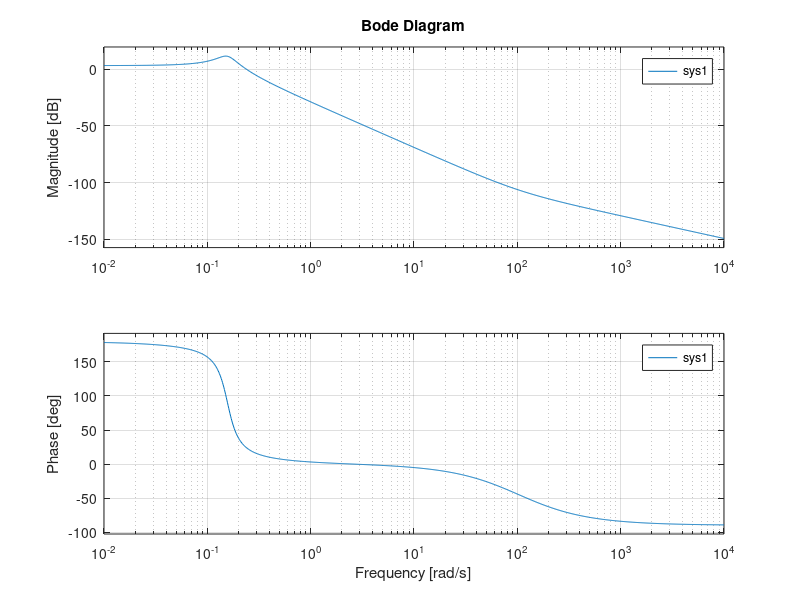

Here is the MATLAB script that generated this plot: (Note: this script raises an error after producing the figure.)

%%Indiviual work
%Title:Control System -Lateral control -Second Order System
%Author:Amit Kumar
%Ps No: 99003775
%Date:14/04/2021
%Version 1.0

%%Transfer function for On_off or Bang-bang,or Two-Step Controller=H(s)=(K/T.s+1)*e^-r.s
%Variable description for Control Transfer Function
%Where r for tau value k is gain and T is time constant
%The time constant is a measure of the capacitance of the system. The higher the time constant, 
%the longer it takes for the system to react to changing inputs or disturbances.
%In most of the control systems with feedback loop, the system can not respond instantly
%to any disturbance and it takes time (delay) until the controller output has any effect on
%the measured (plant) output. This time delay is know as dead time. 


%Implementations
%Ideal Equation
% Equation1 = m*V*(d(beta)/dt) + m*V_r = Y_beta * beta + Y_r * r + Y_delta * delta + F_ya + m*g*theta
% Equation2 = I_zz * ((dr)/(dt)) = N_beta *beta + N_r * r + N_delta *Delta - (c-a) * F_ya

%%
%Roots: 
%Roots for On-Off Controller is 
%pole=-1/T;
%Zero=-1/r;

%   System with V = 100m/s:
%       1) Zero = 103.1148
%       2) Pole = -0.0305+0.1538i, -0.0305-0.1538i 

% System with V = 50m/s:
%       1) Zero = 51.5401
%       2) Pole = -0.0440+0.1535i, -0.0440-0.1535i

%%Variable Description
%Variable Description
%m - Total Vehicle mass(kg)
%V - Magnitude of vehicle velocity (v)
%Y_delta - Control force derivative (Newton/rad)
%N_r - Yaw damping derivative (Newton-metre-s/rad)
%N_delta - Control Moment Derivative (Newton-metre/rad)
%r - Yaw velocity (rad/sec)
%Vr - Velocity of the rear tire (metre/sec)
%theta - Road side Slope (rad)
%g - Acceleration due to gravity (metre/s^2)
%c - Distance from front axle to aerodynamics side force (metre)
%a - Distance from mass center to front axle (metre)
%I_zz - Total vehicle yaw mass moment of inertia (kg-metre^2)
%Y-r - Lateral  force yaw coupling derivative (Newton-sec/rad)
%Y-beta - Damping in sideslip derivative (Newton/rad)
%beta - Vehicle side slip angle (rad)
%F_ya - Aerodynamics side force disturbance (Newton)
%N_beta - Directional stability derivative (Newton-metre/rad)

%%Math Analysis
%Independend: Time(t)
%Dependend:Vehicle side slip angle (Beta), Front Steer angle (Delta)
%Constant: Damping in Sideslip (Ybeta), Lateral Force/Yaw Coupling(Yr)
% Control Force (Ydelta), Directional Stability (Nbeta),
% Yaw Damping (Nr), Control Moment(Ndelta).

%%Plant Descripation
%Implementaions1
%This Plant is valid for any type of Vehicle
%The on-off control is the simplest form of a controller,
%which switches ON when the error is positive and switches OFF 
%when the error is zero or negative. An on-off controller doesn’t 
%have intermediate states but only fully ON or fully OFF states. 
%Due to the switching logic, an on-off controller is often called a bang-bang controller or a two-step controller.
clc;
K=0.8;
T=0.60;
r=3;
M=K*exp(-r);
D=T+1;
Ydelta = 2461;
m = 1775;
V = 100;
Nr = -67.06;
Ndelta = 2803.079;
Yr = 0.46384;
Izz = 1960;
Ybeta = -4772;
Nbeta = 46.38;
sys1 = tf([((M*(Ydelta)/(m*V))),M*(-((Nr*Ydelta)+(Ndelta*((m*V)-Yr))))/...
    (Izz*m*V)],[1*D,(-(Nr/Izz)-(Ybeta/(m*V)))*D,((Nr*Ybeta)+...
    (Nbeta*((m*V)-Yr)))*D/(Izz*m*V)])
figure(1);
subplot(2,2,1);
impulse(sys1);
title('Impulse Input for k');
subplot(2,2,2);
step(sys1);
title('Step Input for k');
subplot(2,2,3);
[z,p,k]=tf2zp([((M*(Ydelta)/(m*V))),M*(-((Nr*Ydelta)+(Ndelta*((m*V)-Yr))))/...
    (Izz*m*V)],[1*D,(-(Nr/Izz)-(Ybeta/(m*V)))*D,((Nr*Ybeta)+...
    (Nbeta*((m*V)-Yr)))*D/(Izz*m*V)])
pzmap(sys1)
subplot(2,2,4);
bode(sys1)
hold on;
S = stepinfo(sys1)


V1 = 50;

sys2 = tf([((M*(Ydelta)/(m*V1))),M*(-((Nr*Ydelta)+(Ndelta*((m*V1)-Yr))))/...
    (Izz*m*V1)],[1*D,(-(Nr/Izz)-(Ybeta/(m*V1)))*D,((Nr*Ybeta)+...
    (Nbeta*((m*V1)-Yr)))*D/(Izz*m*V1)])

figure(2);
subplot(2,2,1);
impulse(sys2);
title('Impulse Input for k');
subplot(2,2,2);
step(sys2);
title('Step Input for k');
subplot(2,2,3);
[z,p,k]=tf2zp([((M*(Ydelta)/(m*V1))),M*(-((Nr*Ydelta)+(Ndelta*((m*V1)-Yr))))/...
    (Izz*m*V1)],[1*D,(-(Nr/Izz)-(Ybeta/(m*V1)))*D,((Nr*Ybeta)+...
    (Nbeta*((m*V1)-Yr)))*D/(Izz*m*V1)])
pzmap(sys2)
subplot(2,2,4);
bode(sys2)
hold on;
S = stepinfo(sys2)

%%Analysis
%If we take Gain  value and Time constant value as zero we  get values of  
%Rise time,Overshoot and peak time zero
%Not changes in UnderShoot
%If Velocity decrease Frequency Increases
%poles are complex  cojugate  at origin due to that system is
%marginal stable
%When velocity is more RiseTime is less and vise versa
%when Velocity of vehicle  is less Settling time is less
%Undershoot  is independent to vehicle speed
%If velocity is larger peaktime is more 

